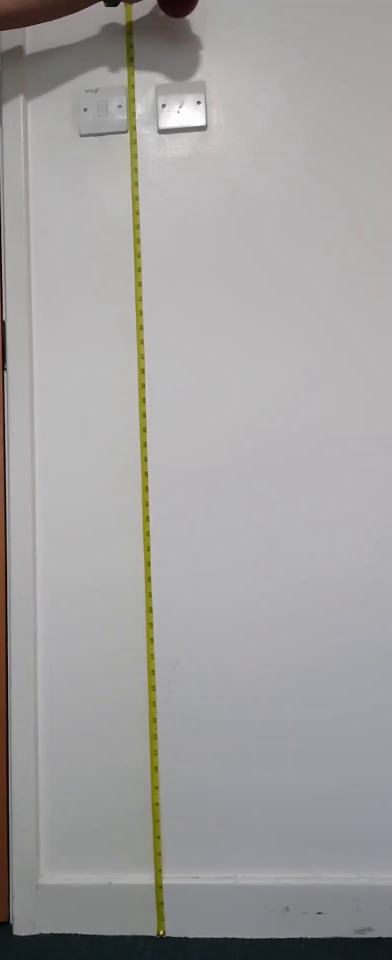
#> input picture frame 11 of RDropTest_125.mp4, 784 x 1920 px (shown at 1/2 size)
$ python bonus.py
#> lines starting #> are read from the running program, lines starting #| are printed output that depends on the picture; after the words box and inside, x2 and y2 are one past the last pixel; in counts of white or black regions, pixels touching at a corner belong together
### tracker_func.py
"""
===============================================================================
    # University of Birmingham
    # Labs and Data Analysis 2
    # Portfolio 2:  Particle Tracking
    # Written by:   Abbas Moosajee
    # Written on:   10/04/2022
    # Contact:      AHM080@student.bham.ac.uk
    # Function:     Track a falling ball with OpenCV
===============================================================================
"""

import numpy as np
from cv2 import cv2


def Particle_Tracker(video, track, Particle, itr, height, ymin):
#> called with video = 'RDropTest_125.mp4', track = 1, itr = 7, height = 1.25, ymin = 220
    count = 0
    vs = cv2.VideoCapture(video)

    color = Particle["Color"]
    m = Particle["Mass"]  # Mass in kg
    Lower = color[0]      # Lower Color Boundary
    Upper = color[1]      # Upper Color Boundary
    g = 9.81              # Gravitational Acceleration
    buffer = int(vs.get(cv2.CAP_PROP_FRAME_COUNT))
    x, y, center = (None for _ in range(3))  # Defines position of particle
    pts, yt, xt, ct = ([] for _ in range(4))   # Creates growable lists

    # %% keep looping
    while True:
        oframe = vs.read()  # Grabs current frame
        oframe = oframe[1]
#> oframe is the input picture: shape (1920, 784, 3); mean B, G, R 160.2, 160.7, 162.2
        fps = vs.get(cv2.CAP_PROP_FPS)  # Frame rate of video
        dt = 1/fps                     # Time step
        # Viewing a video and determines,when video reaches end
        if oframe is None:
            break
        count = count+1
        frame = oframe[::-1, :, :]  # Flips image so bottom left is origin
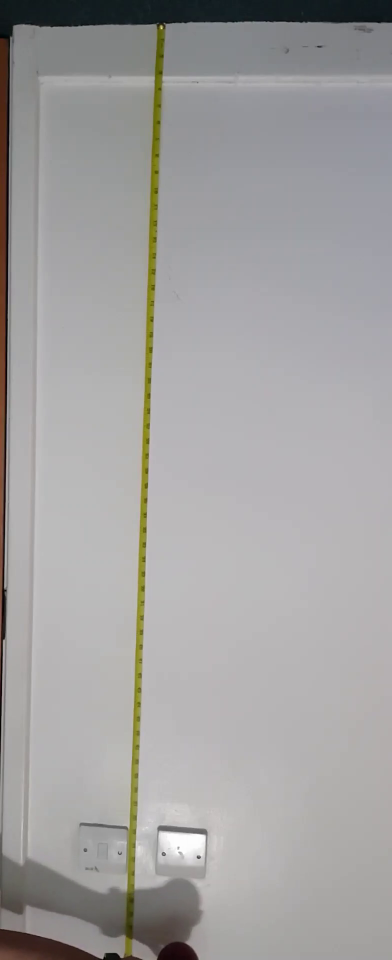
#> frame: shape (1920, 784, 3) (shown at 1/2 size); mean B, G, R 160.2, 160.7, 162.2
        # Resizes the frame, blurs it, and convert it to HSV color gamut
        frameR = cv2.resize(frame, dsize=(450, 650))
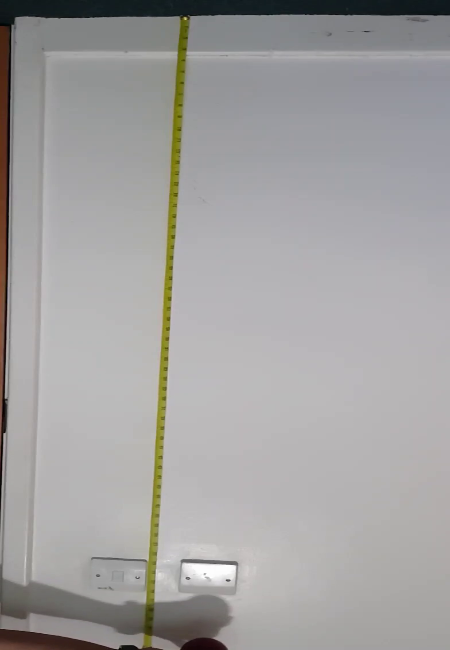
#> frameR: shape (650, 450, 3); mean B, G, R 160.2, 160.7, 162.1
        blurred = cv2.GaussianBlur(frameR, (11, 11), 0)
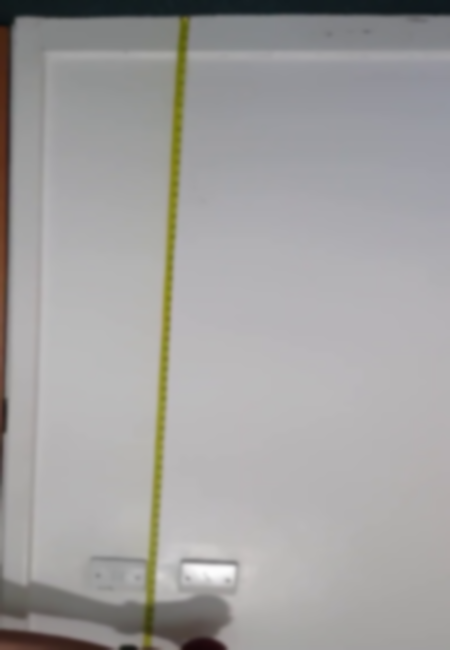
#> blurred: shape (650, 450, 3); mean B, G, R 160.2, 160.7, 162.1
        hsv = cv2.cvtColor(blurred, cv2.COLOR_BGR2HSV)
#> hsv: shape (650, 450, 3); mean H, S, V 87.3, 12.8, 163.8

        # Constructs a mask for the ball color, then performs a series
        # of dilations and erosions to clean up the mask
        maskR = cv2.inRange(hsv, Lower, Upper)
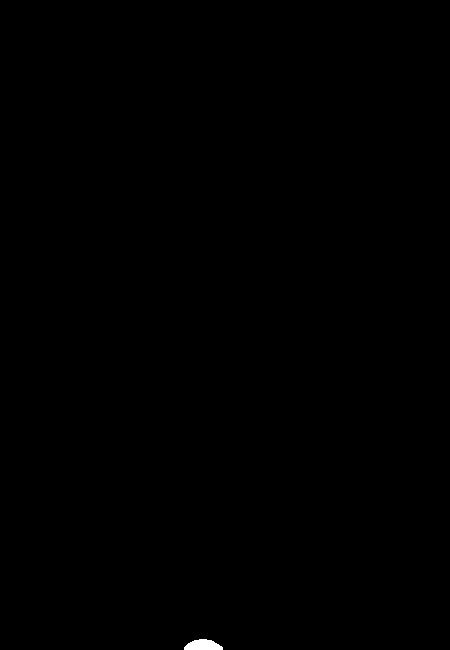
#> maskR: shape (650, 450); 0.11% white; 1 white region, box (x1, y1, x2, y2) and area: (184, 639, 223, 650) 322
        maskE = cv2.erode(maskR, None, itr)
#> maskE: shape (650, 450); 0.09% white; 1 white region
        maskD = cv2.dilate(maskE, None, itr)

        # find contours in the mask and initialize the circle from center
        contours, hierarchy = cv2.findContours(maskD.copy(),
                         mode=cv2.RETR_TREE, method=cv2.CHAIN_APPROX_NONE)
#> contours = 1 contour; box (x1, y1, x2, y2) and area: (184, 639, 223, 650) 281

        if len(contours) > 0:  # only proceed if at least one contour is found
            # in the maskD, and then use it to create an enclosing circle
            c = max(contours, key=cv2.contourArea)
#> c = contour of 80 points, box (x1, y1, x2, y2) (184, 639, 223, 650), area 281
            ((x, y), radius) = cv2.minEnclosingCircle(c)
#> x = 203; y = 648; radius = 19.03
            M = cv2.moments(c)
#> M = moments, m00 281, centre m10/m00, m01/m00 = (202.6, 644.9)
            center = (int(M["m10"] / M["m00"]), int(M["m01"] / M["m00"]))
#> center = (202, 644)

            if track == 1:  # allows live tracking on video
                if radius > 3:  # only proceed if the radius meets a minimum size
                    # Draws circle on the frame
                    cv2.circle(frameR, (int(x), int(y)),
                               int(radius), (0, 255, 255), 2)
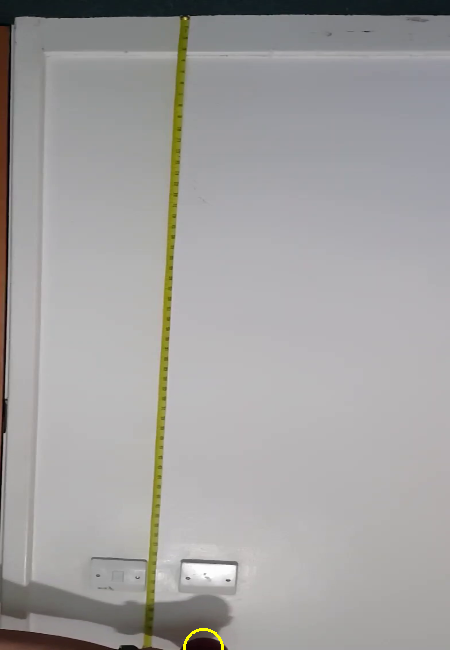
#> frameR: shape (650, 450, 3); 0.06% of pixels changed, all inside (x1, y1, x2, y2) = (183, 628, 224, 650)
                    cv2.circle(frameR, center, 5, Upper, -1)
#> frameR: shape (650, 450, 3); 0.03% of pixels changed, all inside (x1, y1, x2, y2) = (197, 639, 208, 650)

                for i in range(1, len(pts)):
                    if pts[i - 1] is None or pts[i] is None:
                        continue
                    # Computes the thickness draws connecting lines
                    thickness = int(np.sqrt(buffer / float(i + 1)) * 2.5)
                    cv2.line(frameR, pts[i - 1], pts[i],
                             (0, 0, 255), thickness)
                # show the frame to screen
                cv2.imshow("Frame", frameR[::-1, :])
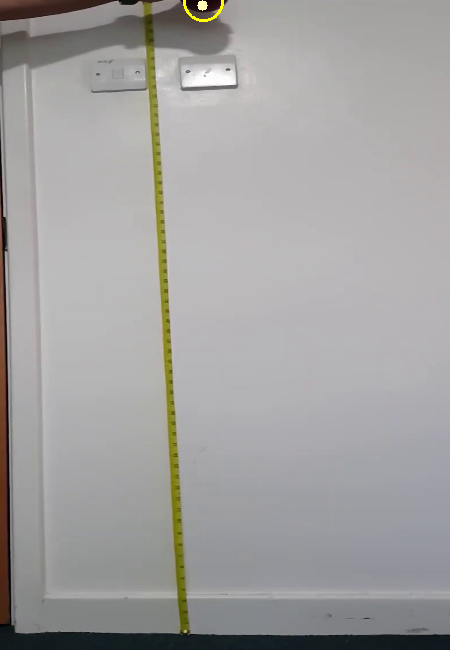
#> window 'Frame': shape (650, 450, 3); mean B, G, R 160.2, 160.9, 162.3
                if cv2.waitKey(1) & 0xFF == ord('q'):
#> (key q is pressed here)
                    vs.release()
                    break

        # Adds value from obtained from curent frame to list
        pts.append(center)
        ct.append(count)
        yt.append(y)
        xt.append(x)
    cv2.destroyAllWindows()  # close all windows

    # %%
    # Identifies the positions in which the y position arrays have None values
    inl = np.argwhere(np.array(yt) == None)
    if len(inl) == 0:
        inl = [1]
    yt = np.array(yt[int(inl[-1]+1):])
    xt = np.array(xt[int(inl[-1]+1):])
    ct = np.array(ct[int(inl[-1]+1):])

    # Uses drop height to determine the relative conversion from pixels to m
#> (the run stopped early here; a loop or call above may not have finished)

$ run again, starting later in the video
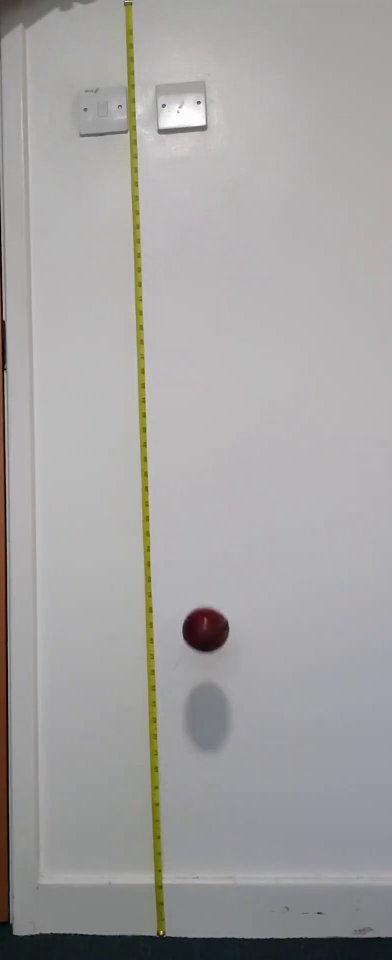
#> input picture frame 49 of RDropTest_125.mp4, 784 x 1920 px (shown at 1/2 size)
#> in Particle_Tracker, oframe is the input picture: shape (1920, 784, 3); mean B, G, R 162.1, 162.6, 164
#> hsv: shape (650, 450, 3); mean H, S, V 88.1, 12.4, 165.6
#> in Particle_Tracker, `maskR = cv2.inRange(hsv, Lower, Upper)`:
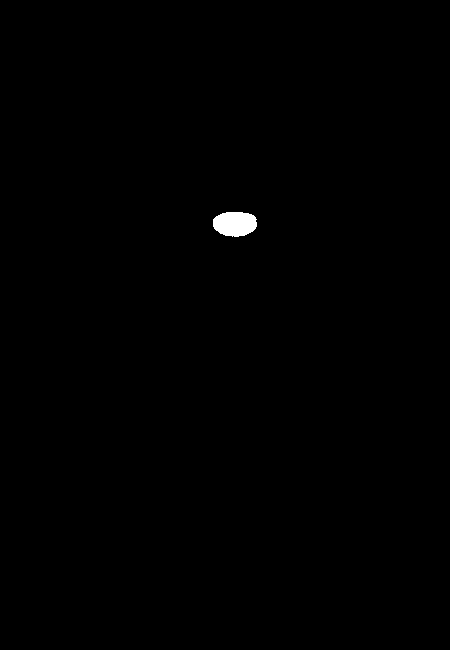
#> maskR: shape (650, 450); 0.3% white; 1 white region, box (x1, y1, x2, y2) and area: (213, 212, 257, 237) 892
#> maskE: shape (650, 450); 0.26% white; 1 white region, box (x1, y1, x2, y2) and area: (214, 213, 256, 236) 756
#> maskD: shape (650, 450); 0.3% white; 1 white region
#> contours = 1 contour; box (x1, y1, x2, y2) and area: (213, 212, 257, 237) 838
#> c = contour of 103 points, box (x1, y1, x2, y2) (213, 212, 257, 237), area 838
#> x = 234.5; y = 222.5; radius = 21.78
#> M = moments, m00 837.5, centre m10/m00, m01/m00 = (234.6, 223.4)
#> center = (234, 223)
#> in Particle_Tracker, `cv2.imshow("Frame", frameR[::-1, :])`:
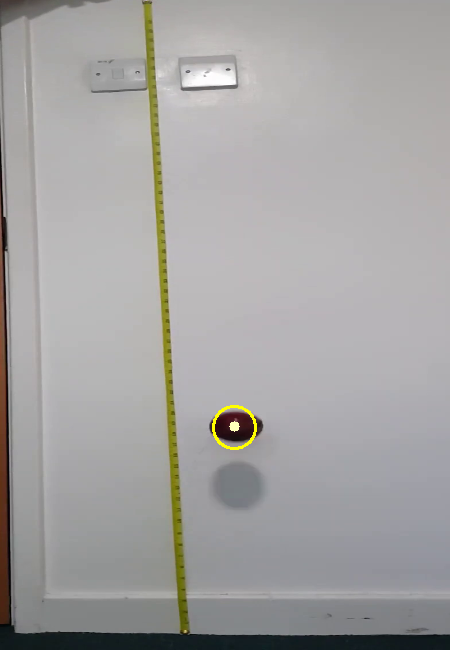
#> window 'Frame': shape (650, 450, 3); mean B, G, R 161.9, 162.8, 164.2

$ run again, starting later in the video
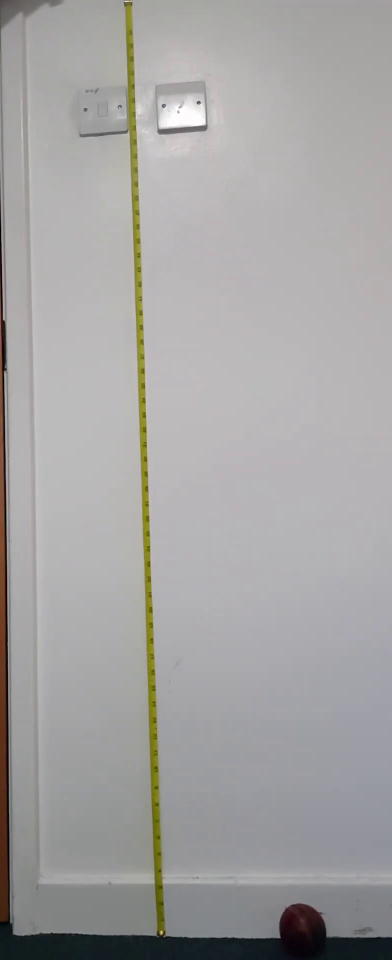
#> input picture frame 88 of RDropTest_125.mp4, 784 x 1920 px (shown at 1/2 size)
#> in Particle_Tracker, oframe is the input picture: shape (1920, 784, 3); mean B, G, R 162.9, 163.4, 164.8
#> hsv: shape (650, 450, 3); mean H, S, V 88.3, 12.3, 166.4
#> in Particle_Tracker, `maskR = cv2.inRange(hsv, Lower, Upper)`:
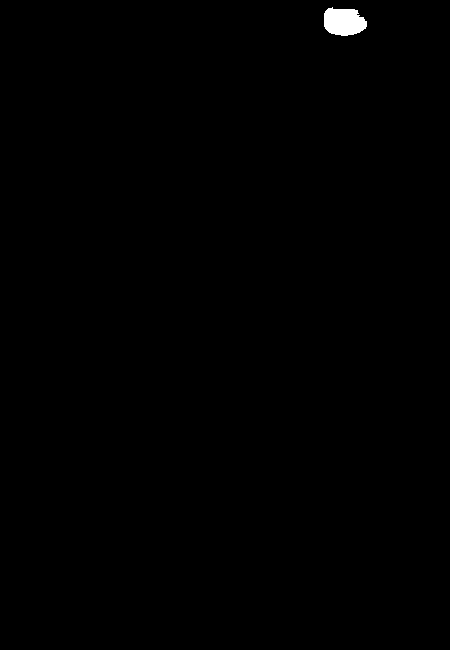
#> maskR: shape (650, 450); 0.33% white; 1 white region, box (x1, y1, x2, y2) and area: (324, 7, 367, 36) 963
#> maskE: shape (650, 450); 0.28% white; 1 white region, box (x1, y1, x2, y2) and area: (325, 9, 366, 35) 820
#> maskD: shape (650, 450); 0.33% white; 1 white region
#> contours = 1 contour; box (x1, y1, x2, y2) and area: (324, 8, 367, 36) 902
#> c = contour of 113 points, box (x1, y1, x2, y2) (324, 8, 367, 36), area 902
#> x = 345; y = 19.5; radius = 21.98
#> M = moments, m00 902.5, centre m10/m00, m01/m00 = (343.3, 21.51)
#> center = (343, 21)
#> in Particle_Tracker, `cv2.imshow("Frame", frameR[::-1, :])`:
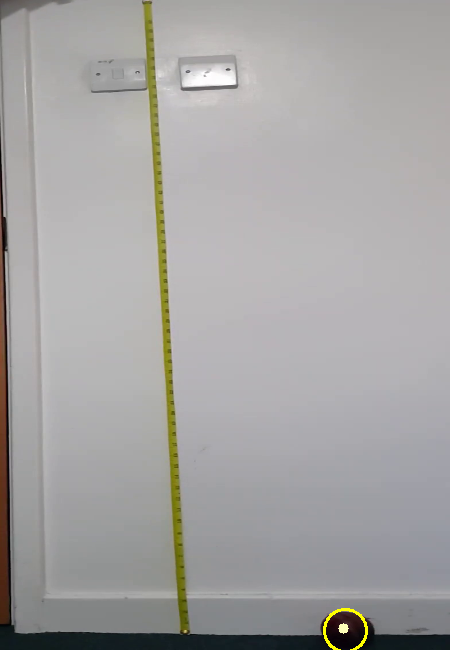
#> window 'Frame': shape (650, 450, 3); mean B, G, R 162.9, 163.7, 165.1
